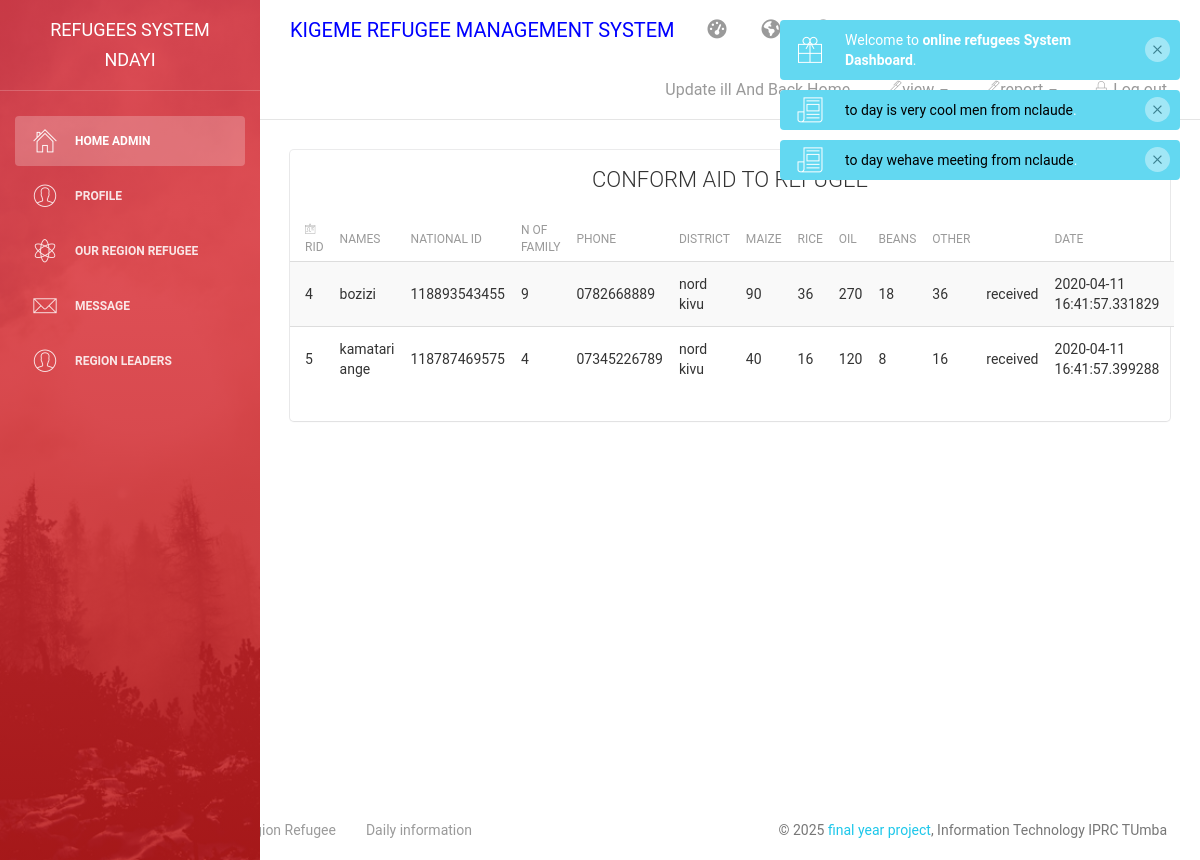
/leader_of_refugee/received_aid.php (signed in), run on the app's committed database.
### tables this page shows
CREATE TABLE `wait_final_received` (
  `wr_id` int(11) NOT NULL,
  `names` varchar(50) NOT NULL,
  `nida` varchar(16) NOT NULL,
  `r_id` int(11) NOT NULL,
  `number_fmly` int(11) NOT NULL,
  `phone` varchar(13) NOT NULL,
  `district` varchar(20) NOT NULL,
  `maize` int(11) NOT NULL,
  `rice` int(11) NOT NULL,
  `oil` int(11) NOT NULL,
  `beans` int(11) NOT NULL,
  `other` int(11) NOT NULL,
  `received` varchar(10) NOT NULL,
  `date` datetime(6) NOT NULL DEFAULT CURRENT_TIMESTAMP(6)
);

### leader_of_refugee/received_aid.php (the view, shortened to what this page needs)
<?php
if (isset($_SESSION['h_id']))
   {
    $region=$_SESSION['region'];?>
<!doctype html>
<html lang="en">
<head>
	<?php include("head_bootsrap_link.php");?>
</head>
<body>
<div class="wrapper">
    <div class="sidebar" data-color="red" data-image="assets/img/sidebar-5.jpg">
      <?php include("left_panel_menu.php"); ?>
    <div class="main-panel">
        <?php include("up_dashboard.php");?>
        <div class="content">
            <div class="container-fluid">
                <div class="row">
                    <div class="col-md-12">
                        <div class="card">
                            <div class="header">
                               <h4 class="title"><center>CONFORM AID TO REFUGEE</center></h4>
                            </div>
                            <div class="content table-responsive table-full-width">
                              <form action="code/check_recv_code.php" method="POST">
                                <table class="table table-hover table-striped">
                                   <thead>
                                        <th><i class="pe-7s-id"></i>RID</th>
                                        <th>Names </th>
                                        <th>National Id</th>
                                        <th>N of family</th>
                                        <th>phone</th>
                                        <th>district</th>
                                        <th>maize</th>
                                        <th>rice</th>
                                        <th>oil</th>
                                        <th>beans</th>
                                        <th>other</th>
                                        <th></th>
                                        <th>date</th>
                                    </thead>
                                    <tbody>
   <?Php
     try{
       include '../code/connection.php';
       $a=$con->prepare("SELECT * FROM `wait_final_received` WHERE received='received' and district='$region'");
       $a->execute();
       while($row=$a->fetch(PDO::FETCH_ASSOC)){
    ?>
                                        <tr>
                                            <td><?php echo $row['r_id']; ?></td>
                                            <td><?php echo $row['names']; ?></td>
                                            <td><?php echo $row['nida']; ?></td>
                                            <td><?php echo $row['number_fmly']; ?></td>
                                            <td><?php echo $row['phone']; ?></td>
                                            <td><?php echo $row['district']; ?></td>
                                            <td><?php echo $row['maize']; ?></td>
                                            <td><?php echo $row['rice']; ?></td>
                                            <td><?php echo $row['oil']; ?></td>
                                            <td><?php echo $row['beans']; ?></td>
                                            <td><?php echo $row['other']; ?></td>
                                            <td><?php echo $row['received']; ?></td>
                                            <td><?php echo $row['date']; ?></td>
                                        </tr>
   <?php
        }
    }catch(PDOException $e){echo"connetion error";}
   ?>
                                    </tbody>
                                </table>
                                </form>
                            </div>
                        </div>
                    </div>
                     </div>
                </div>
            </div>
        </div>
     <?php include("footer.php");?>
    </div>
</body>
</html>
<?php
}
else
{
   header('location:../index.php');
}
?>

### data on the page
wait_final_received: r "4", names "bozizi", nida "118893543455", number_fmly "9", phone "0782668889", district "nord kivu", maize "90", rice "36", oil "270", beans "18", other "36", received "received", date "2020-04-11 16:41:57.331829"
wait_final_received: r "5", names "kamatari ange", nida "118787469575", number_fmly "4", phone "07345226789", district "nord kivu", maize "40", rice "16", oil "120", beans "8", other "16", received "received", date "2020-04-11 16:41:57.399288"

### other printed values
$leader_name "NDAYI"
